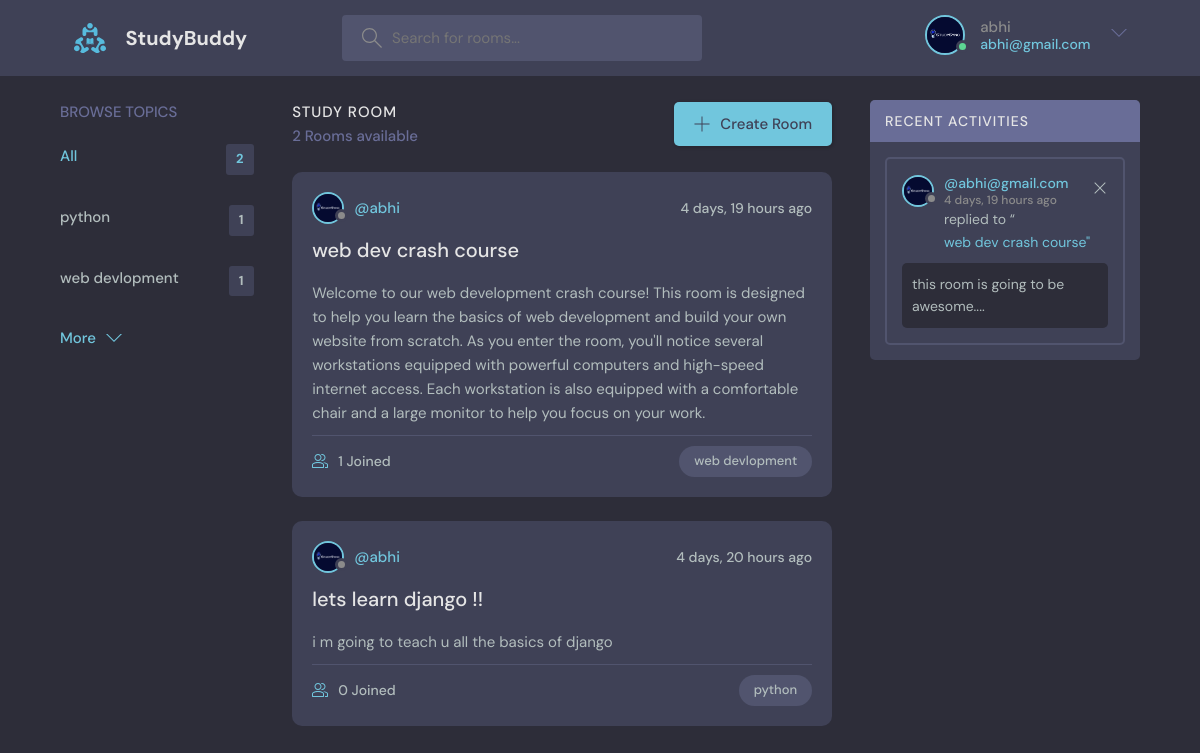
The app's page / (signed in) with its own data.
### base/models.py (models this page shows)
class User(AbstractUser):
    name = models.CharField(max_length=200, null=True)
    email = models.EmailField(unique=True, null=True)
    bio = models.TextField(null=True)
    avatar = models.ImageField(null=True, default="avatar.svg")
    USERNAME_FIELD = 'email'
    REQUIRED_FIELDS = []

class Topic(models.Model):
    name = models.CharField(max_length=200)
    def __str__(self):
        return str(self.name)

class Room(models.Model):
    host = models.ForeignKey(User,  on_delete=models.SET_NULL, null=True)
    topic = models.ForeignKey(Topic,  on_delete=models.SET_NULL, null=True)
    name = models.CharField(max_length=200)
    discription = models.TextField(null=True, blank=True)
    participants = models.ManyToManyField(
        User, related_name='Participants', blank=True)
    updated = models.DateTimeField(auto_now=True)
    created = models.DateTimeField(auto_now_add=True)
    class Meta:
        ordering = ('-updated', '-created')
    def __str__(self):
        return str(self.name)

class Message(models.Model):
    user = models.ForeignKey(User, on_delete=models.CASCADE)
    room = models.ForeignKey(Room, on_delete=models.CASCADE)
    body = models.TextField()
    updated = models.DateTimeField(auto_now=True)
    created = models.DateTimeField(auto_now_add=True)
    class Meta:
        ordering = ('-updated', '-created')
    def __str__(self):
        return str(self.body[0:50])

### base/views.py (the view)
# urls.py: path("", views.home, name="home"),
@login_required(login_url='authPage')
def home(request):
    q = request.GET.get('q') if request.GET.get('q') != None else ''
    Rooms = Room.objects.filter(
        Q(topic__name__icontains=q)
        | Q(name__icontains=q)
        | Q(discription__icontains=q)
    )
    topics = Topic.objects.all()
    room_count = Rooms.count()
    recent_messages = Message.objects.filter(Q(room__topic__name__icontains=q))
    context = {'rooms': Rooms, 'topics': topics,
               'room_count': room_count, 'recent_messages': recent_messages}
    return render(request, "base/home.html", context)

### base/templates/base/home.html (shortened to what this page needs)
{% extends 'main.html' %} {% block content %}
<main class="layout layout--3">
  <div class="container">
    {%include "base/topic_comp.html" %}
    <div class="roomList">
      <div class="roomList__header">
        <div>
          <h2>Study Room</h2>
          <p>{{room_count}} Rooms available</p>
        </div>
        <a
          href="{% url 'create_room' %}"
          class="btn btn--main"
          href="create-room.html"
        >
          <svg
            version="1.1"
            xmlns="http://www.w3.org/2000/svg"
            width="32"
            height="32"
            viewBox="0 0 32 32"
          >
            <title>add</title>
            <path
              d="M16.943 0.943h-1.885v14.115h-14.115v1.885h14.115v14.115h1.885v-14.115h14.115v-1.885h-14.115v-14.115z"
            ></path>
          </svg>
          Create Room
        </a>
      </div>
      {%include "base/feed_comp.html" %}
    </div>
    {%include "base/activity_comp.html" %}
  </div>
</main>
 {% endblock content %}

### templates/navbar.html (shortened to what this page needs)
{% load static%}
<header class="header header--loggedIn">
  <div class="container">
    <a href=" {% url 'home' %}" class="header__logo">
      <img src="{% static 'images/logo.svg' %}" />
      <h1>StudyBuddy</h1>
    </a>
    <form class="header__search" method="GET" action="{% url 'home' %}">
      <label>
        <input name="q" placeholder="Search for rooms..." />
      </label>
    </form>
    <nav class="header__menu">
      {% if request.user.is_authenticated %}
      <div class="header__user">
        <a href="{% url 'user_Profile' request.user %}">
          <div class="avatar avatar--medium active">
            <img src="{{request.user.avatar.url}}"/>
          </div>
          <p>{{request.user.username}} <span>{{request.user}}</span></p>
        </a>
        <button class="dropdown-button">
          <svg
            version="1.1"
            xmlns="http://www.w3.org/2000/svg"
            width="32"
            height="32"
            viewBox="0 0 32 32"
          >
            <title>chevron-down</title>
            <path d="M16 21l-13-13h-3l16 16 16-16h-3l-13 13z"></path>
          </svg>
        </button>
      </div>
      {% else %}
      <a href="{% url 'authPage' %}">
        <img src="{% static 'images/avatar.svg' %}" />
        <p>Login</p>
      </a>
      {% endif %}
    </nav>
  </div>
</header>

### base/templates/base/topic_comp.html (shortened to what this page needs)
<div class="topics">
  <div class="topics__header">
    <h2>Browse Topics</h2>
  </div>
  <ul class="topics__list">
    <li>
      <a href="{% url 'home' %}" class="active">All <span>{{topics.count}} </span></a>
    </li>
    {% for topic in topics %}
    <li>
      <a href="{% url 'home' %}?q={{topic.name}}">
        {{topic.name}} <span>{{topic.room_set.all.count}}</span>
      </a>
    </li>
    {% endfor%}
  </ul>
  <a class="btn btn--link" href="{% url 'topic_page' %}">
    More
    <svg
      version="1.1"
      xmlns="http://www.w3.org/2000/svg"
      width="32"
      height="32"
      viewBox="0 0 32 32"
    >
      <title>chevron-down</title>
      <path d="M16 21l-13-13h-3l16 16 16-16h-3l-13 13z"></path>
    </svg>
  </a>
</div>

### base/templates/base/feed_comp.html (shortened to what this page needs)
 {% for room in rooms %}
<div class="roomListRoom">
  <div class="roomListRoom__header">
    <a href="{% url 'user_Profile' room.host %}" class="roomListRoom__author">
      <div class="avatar avatar--small">
        <img src="{{room.host.avatar.url}}" />
      </div>
      <span> @{{room.host.username}} </span>
    </a>
    <div class="roomListRoom__actions">
      <span>{{room.created|timesince}} ago</span>
    </div>
  </div>
  <div class="roomListRoom__content">
    <a href="{% url 'room' room.id %}"> {{room.name}} </a>
    <p>{{room.discription}}</p>
  </div>
  <div class="roomListRoom__meta">
    <a href="" class="roomListRoom__joined">
      {{room.participants.all.count}} Joined
    </a>
    <p class="roomListRoom__topic">{{room.topic}}</p>
  </div>
</div>
{% endfor %}

### base/templates/base/activity_comp.html
<div class="activities">
  <div class="activities__header">
    <h2>Recent Activities</h2>
  </div>
  {% for message in recent_messages %}
  <div class="activities__box">
    <div class="activities__boxHeader roomListRoom__header">
      <a
        href="{% url 'user_Profile' message.user %}"
        class="roomListRoom__author"
      >
        <div class="avatar avatar--small">
          <img src="{{message.user.avatar.url}}" />
        </div>
        <p>
          @{{message.user}}
          <span>{{message.created|timesince}} ago</span>
        </p>
      </a>
      <div class="roomListRoom__actions">
        {% if message.user == request.user %}
        <a href=" {% url 'delete_msg' message.id %}">
          <svg
            version="1.1"
            xmlns="http://www.w3.org/2000/svg"
            width="32"
            height="32"
            viewBox="0 0 32 32"
          >
            <title>remove</title>
            <path
              d="M27.314 6.019l-1.333-1.333-9.98 9.981-9.981-9.981-1.333 1.333 9.981 9.981-9.981 9.98 1.333 1.333 9.981-9.98 9.98 9.98 1.333-1.333-9.98-9.98 9.98-9.981z"
            ></path>
          </svg>
        </a>
        {% endif %}
      </div>
    </div>
    <div class="activities__boxContent">
      <p>
        replied to “<a href="{% url 'room' message.room.id %}">
          {{message.room}}"</a
        >
      </p>
      <div class="activities__boxRoomContent">{{message}}....</div>
    </div>
  </div>
  {% endfor %}
</div>

### records on screen
User: user.avatar (picture), user.username "abhi", user "abhi@gmail.com"
Topic: name "python", room_set.all.count "1"
Topic: name "web devlopment", room_set.all.count "1"
Room: host.avatar (picture), host.username "abhi", created "4 days, 19 hours", name "web dev crash course", discription "Welcome to our web development crash course! This room is designed to help you learn the basics of web development and build your own website from scratch. As you enter the room, you'll notice several workstations equipped with powerful computers and high-speed internet access. Each workstation is also equipped with a comfortable chair and a large monitor to help you focus on your work.", participants.all.count "1", topic "web devlopment"
Room: host.avatar (picture), host.username "abhi", created "4 days, 20 hours", name "lets learn django !!", discription "i m going to teach u all the basics of django", participants.all.count "0", topic "python"
Message: user.avatar (picture), user "abhi@gmail.com", created "4 days, 19 hours", room "web dev crash course", body "this room is going to be awesome"

### other values on screen
{{ topics.count }} "2"
{{ room_count }} "2"
